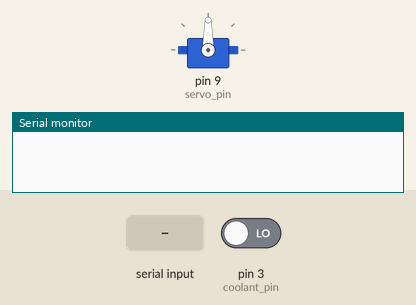
A sketch run on a simulated Arduino Uno, built with avr-gcc and run on an emulated ATmega328P. On the bench: servo, the last lines printed to the serial monitor. The inputs (shaded band) are chosen by the test bench; at power-on: pin 3 (coolant_pin) LOW.

Above: at 1.2 s.
1.3 s: "pencil" received over Serial
At 3.5 s:
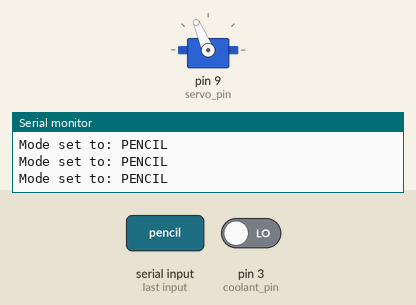
3.8 s: "confirmed" received over Serial
At 6.0 s:
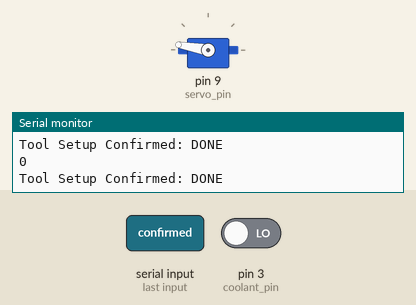
6.3 s: "pen" received over Serial
At 8.7 s:
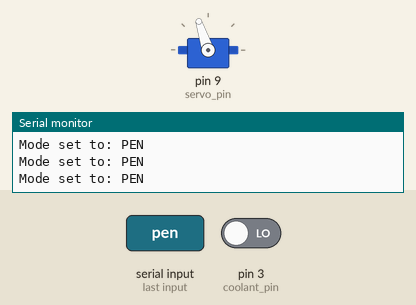
Timing chart, 0 to 10.2 s (numbered marks = the images above; inputs shaded):
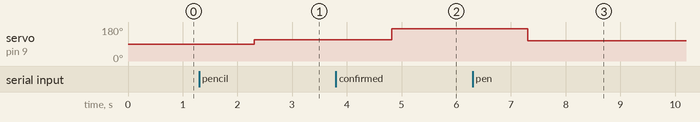

Measured:
- after the input at 1.3 s, servo on pin 9 (servo_pin): 90° → 113° after 1.0 s
- after the input at 3.8 s, servo on pin 9 (servo_pin): 113° → 170° after 1.0 s
- after the input at 6.3 s, servo on pin 9 (servo_pin): 170° → 108° after 1.0 s

The sketch:

11.21_Servo_Angle.ino
```cpp
#include <Servo.h> // Include the Servo library

Servo myServo;  // Create a servo object to control the servo

const int servo_pin = 9;
const int coolant_pin = 3;
int coolant_status = 0;
String tool_type = "init";
String ser;

void setup() {
  // Start serial communication at 9600 baud
  Serial.begin(9600);

  // Attach the servo to the pin
  myServo.attach(servo_pin);

  pinMode(coolant_pin, INPUT);

  // Optional: Move servo to a safe starting position (e.g., 0 or 180)
  // myServo.write(0);
}

void loop() {
  // Check if data is available to avoid blocking the loop unnecessarily
  if (Serial.available() > 0) {
    ser = Serial.readString();
    ser.trim();

    if (ser != "" && ser != tool_type){
       tool_type = ser;
    }
  }

  if (tool_type == "pencil") {
    // Action for pencil
    // Original: analogWrite 210 -> (210/255 * 180)
    Serial.println("Mode set to: PENCIL");
    myServo.write(113);

  } else if (tool_type == "pen") {
    // Action for pen
    // Original: analogWrite 203 -> (203/255 * 180)
    Serial.println("Mode set to: PEN");
    myServo.write(108);

  } else if (tool_type == "confirmed") {
    coolant_status = digitalRead(coolant_pin);
    Serial.println(coolant_status);
    Serial.println("Tool Setup Confirmed: DONE");

    if (coolant_status == 1) {
      // Original: analogWrite 200 -> (200/255 * 180)
      myServo.write(90);
    } else {
      // Original: analogWrite 255 -> (255/255 * 180)
      myServo.write(170);
    }
  }

  // Note: Continuously printing to Serial in the main loop can be very fast.
  // You might want to add a small delay or only print on change.
  // Serial.println("Ser: " + ser);
  // Serial.println("Type: " + tool_type);
  delay(10); // Small delay for stability
}
```
